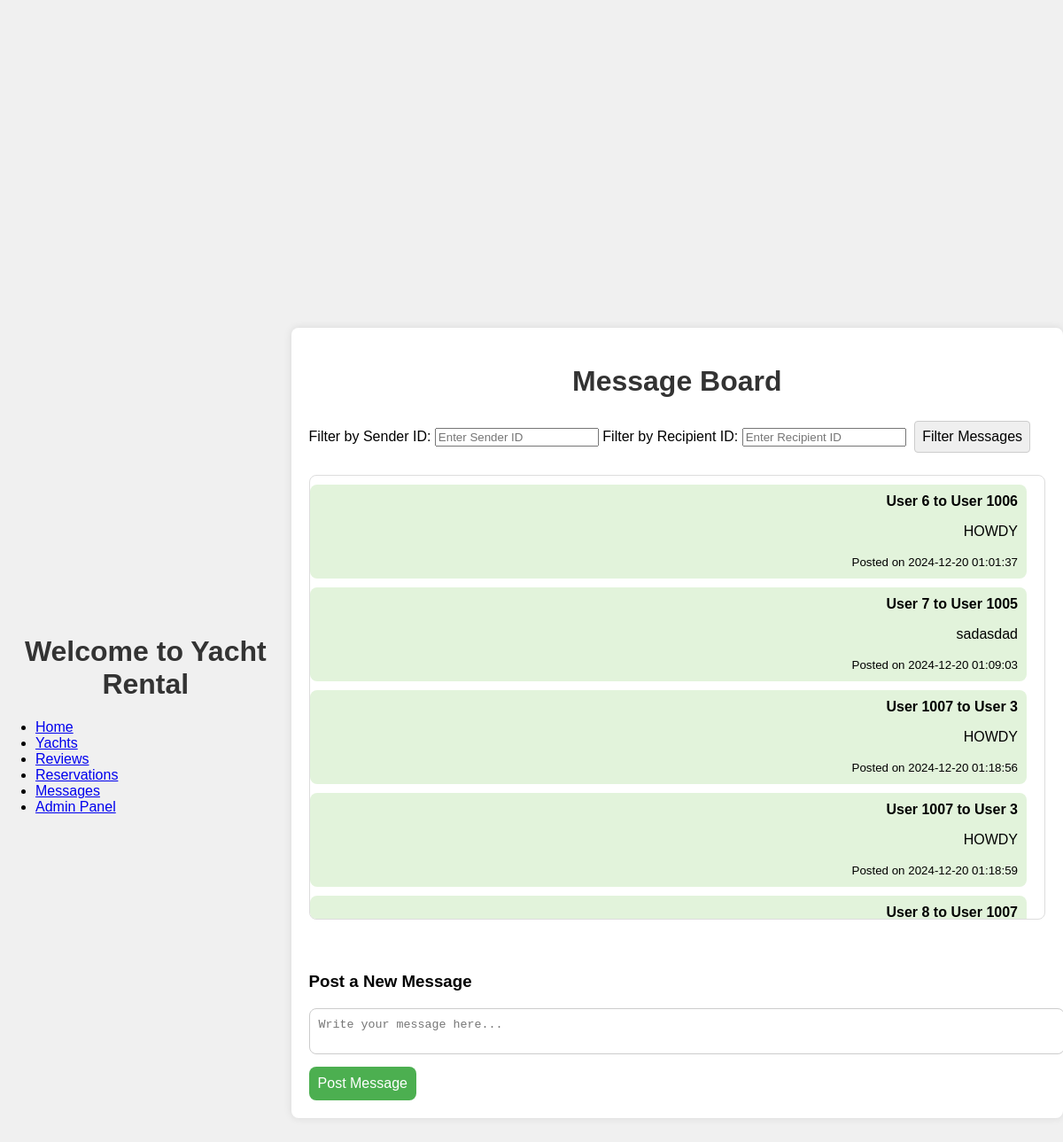
Page /IT_proj/Pres/index.php on the committed database.
### tables this page shows
CREATE TABLE `messages` (
  `id` int(20) NOT NULL,
  `siuntejo_id` int(10) NOT NULL,
  `gavejo_id` int(10) NOT NULL,
  `created` datetime NOT NULL DEFAULT current_timestamp(),
  `message` text NOT NULL
);

### IT_proj/Pres/read.php (the view, shortened to what this page needs)
<?php
function displayMessages($filter_sender, $filter_recipient) {
    $servername = "localhost";
    $username = "stud";
    $password = "stud";
    $dbname = "laivai";
    $conn = new mysqli($servername, $username, $password, $dbname);
    $sql = "SELECT * FROM messages";
    $sql .= " ORDER BY created ASC";
    $result = $conn->query($sql);
    if ($result->num_rows > 0) {
        while($row = $result->fetch_assoc()) {
            $class = $row['siuntejo_id'] == 1 ? 'sender' : 'recipient';
            echo "<div class='message $class'>";
            echo "<strong>User {$row['siuntejo_id']} to User {$row['gavejo_id']}</strong><br>";
            echo "<p>{$row['message']}</p>";
            echo "<small>Posted on {$row['created']}</small>";
            echo "</div>";
        }
    } else {
        echo "No messages found.";
    }
}
?>

### IT_proj/Pres/css/styles.css (style rules this page uses)
body { font-family: Arial, sans-serif; background-color: #f0f0f0; margin: 0; padding: 0; display: flex; justify-content: center; align-items: center; height: 100vh; }
.message { padding: 10px; margin: 10px 0; border-radius: 8px; background-color: #f9f9f9; }
.message.recipient { background-color: #e2f3db; text-align: right; }

### rows in the picture
messages: siuntejo "6", gavejo "1006", message "HOWDY", created "2024-12-20 01:01:37"
messages: siuntejo "7", gavejo "1005", message "sadasdad", created "2024-12-20 01:09:03"
messages: siuntejo "1007", gavejo "3", message "HOWDY", created "2024-12-20 01:18:56"
messages: siuntejo "1007", gavejo "3", message "HOWDY", created "2024-12-20 01:18:59"
messages: siuntejo "8", gavejo "1007"
